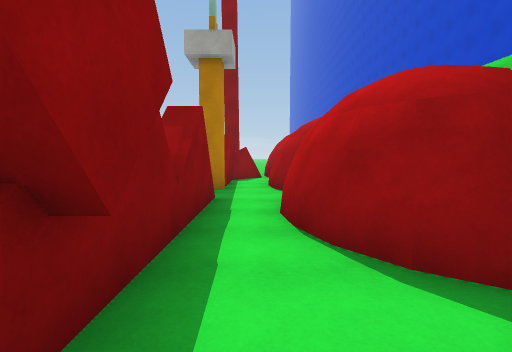
View 1 (above)

17 first-person views from a walk through a 3-D level made in the Unity game engine. The camera is 1.5 m above the floor, tilts 4° down and sees 85° across. The floor is counted in squares, 2 m on a side. Each view is taken from the middle of a square. On the plan, view 1 faces up. The plan holds only what a view shows up to about 10 squares ahead; the rest is blank. The place goes on beyond the plan. Surface patterns are stand-ins for the level's own textures.

View 2
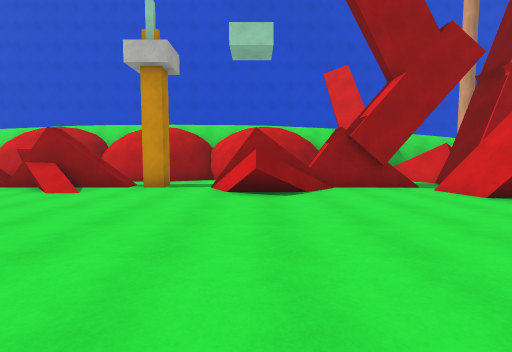

View 3
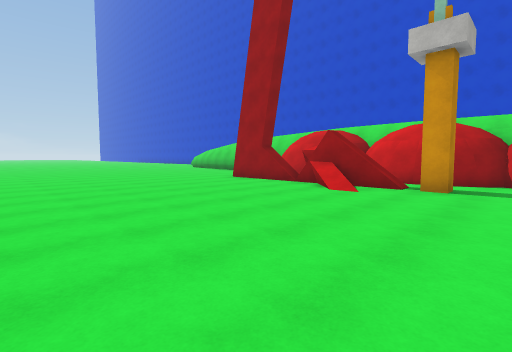

View 4
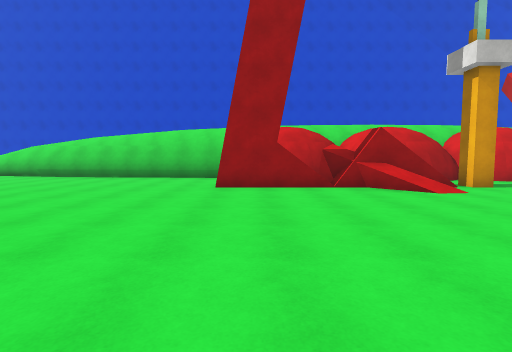

View 5
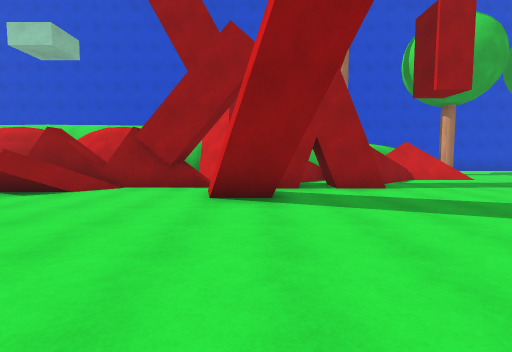

View 6
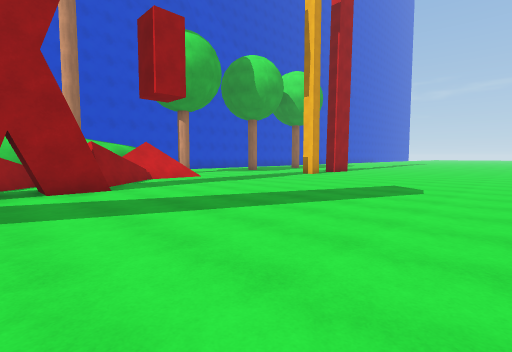

View 7
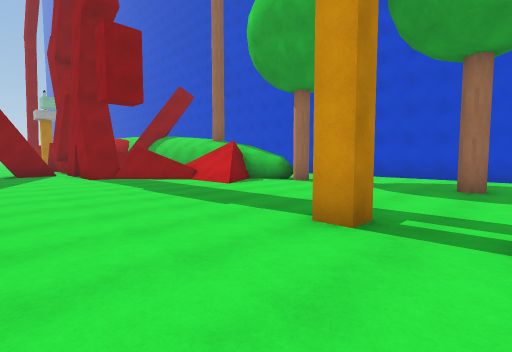

View 8
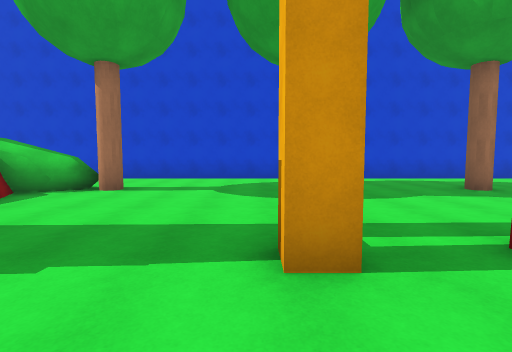

View 9
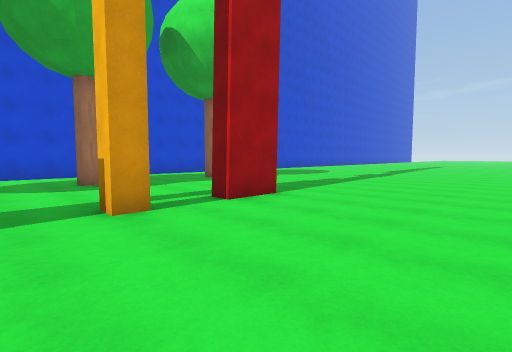

View 10
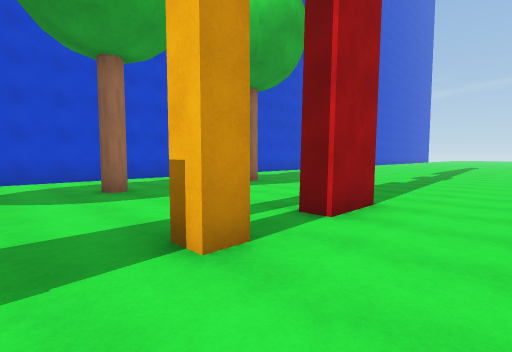

View 11
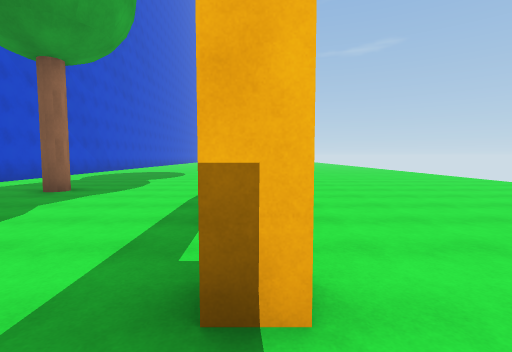

View 12
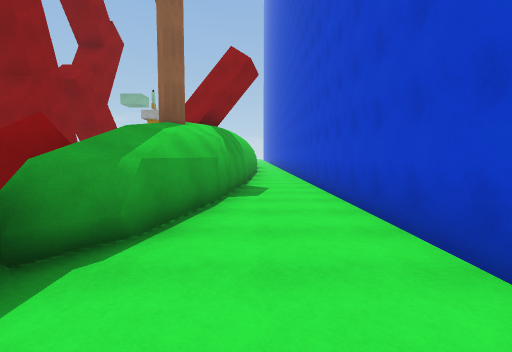

View 13
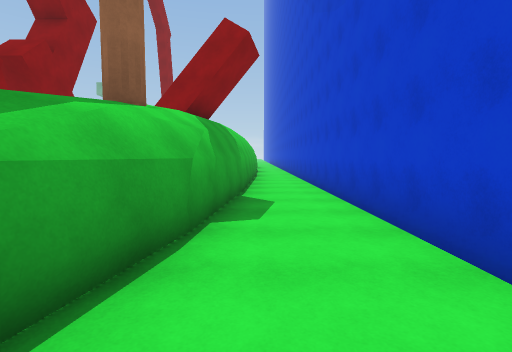

View 14
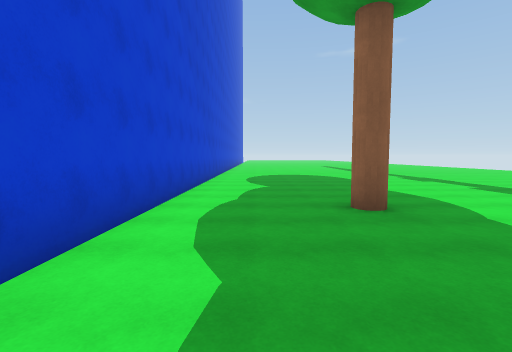

View 15
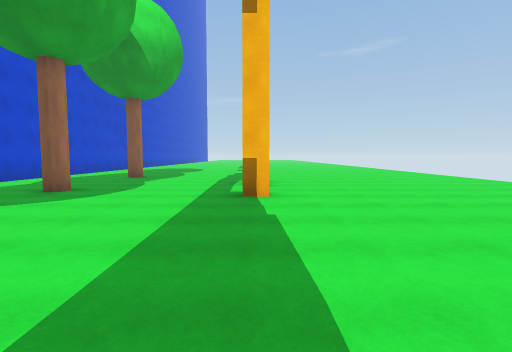

View 16
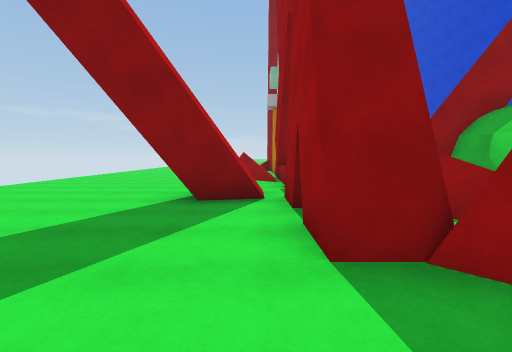

View 17
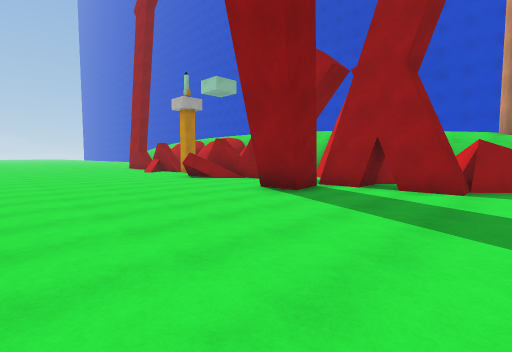

### Floor plan
Points are (right, up) in squares from view 1. A wall is a line through its corners. A room is listed if a view was taken in it or the views show most of it. See-through windows are left out.
Room 1 (view 1)
walls: (-0.5, 1.4) (-0.5, 0.8) (-1.5, 0.8); (1.5, 1.5) (1.1, 1.8); (1.8, 0.9) (1.8, 1.5) (1.2, 1.9); (-0.3, -1.3) (0.9, -0.5); (-2.3, -0.1) (-2.3, -1.4); (-1.5, -1.1) (-0.5, -1.1)
low walls: (-2.1, -0.1) (-2.1, -1.3)
ways out: opening at (0, 1) to room 2
Room 2 (views 2, 3, 4, 5, 6, 7, 8, 9, 10, 11, 12, 13, 14, 15, 16, 17)
walls: (-0.5, -3.7) (-1.5, -3.7) (-1.5, -2.5); (-1.5, -2.1) (-1.5, -1.1); (-2.1, -1.3) (-3.1, -1.5); (-3.4, -1.6) (-3.4, -0.2); (-3.5, -1.6) (-3.5, -0.4); (1, -5.9) (-0.7, -4) (-1.5, -4); (-2.6, -0.2) (-2.1, -0.1); (-1.2, 0.5) (-1.2, 4.9); (-1.5, 0.8) (-1.5, 1.4); (2.6, -6.8) (1.6, -7.3); (2.8, -7.7) (2.7, -6.9); (4.3, -4.7) (3.9, -6.8); (4.5, -4.8) (3.8, -7.8); (1.1, 1.8) (0.6, 2.4); (1.2, 1.9) (0.8, 2.5); (3.9, -7.2) (3.3, -8) (2.6, -7); (0.7, 2.3) (0.5, 3) (0.4, 3.7); (3.3, -8.4) (2.6, -7.4); (4.1, -7.3) (3.5, -8.2); (-2.2, 3.4) (-2.8, 4) (-2, 4.5); (5, 0.5) (4.3, -5.5); (0.5, 4.3) (0.8, 5); (-0.8, 4.9) (-0.8, 0.8); (0.6, 4.9) (1.1, 5.7) (0.8, 6.1) (0.6, 6.7); (1, 5.5) (0.7, 6); (1.5, 5.4) (1.1, 5.7); (0.7, 5.9) (0.4, 6.6); (0.6, 6.6) (0.5, 7.4); (-1.2, -15.4) (-1.2, -14.1) (-0.8, -14.1); (-1.2, 7.4) (-1.2, 8.6); (0.4, 7.2) (0.5, 8.1); (0.5, 7.9) (0.8, 8.6); (0.8, 8.5) (1.2, 9); (-1.2, 8.8) (-1.2, 13); (-1.4, 9.4) (-0.3, 10.4); (0.2, 10) (-0.8, 9.1); (0.6, 10.1) (0.5, 10.9); (0.4, 11) (0.5, 11.6); (0.5, 11.5) (0.7, 12.1); (1.8, 13.2) (2, 17.1); (6.8, -21.5) (6.8, 0.4); (2, 16.1) (2.1, 17.1)
low walls: (-3.1, -1.5) (-3.1, -0.5); (2.6, -7) (1.6, -7.5); (-1.6, 2.5) (-2.7, 3.7)
ways out: opening at (0, 1) to room 1; opening at (6, 1)
objects: block (-1, 7)

Positions as (right, up) in squares from view 1, and headings:
1: (0, 0), facing up
2: (-8, 4), facing right
3: (-8, 5), facing up-right
4: (-8, 12), facing right
5: (-8, -1), facing right
6: (-8, -2), facing down-right
7: (-4, -14), facing up-right
8: (-3, -12), facing right
9: (-5, -11), facing down-right
10: (-3, -11), facing down-right
11: (-1, -11), facing down
12: (5, -10), facing up
13: (5, -8), facing up
14: (5, -13), facing down
15: (-1, -7), facing down
16: (-2, -6), facing up
17: (-8, -5), facing up-right
